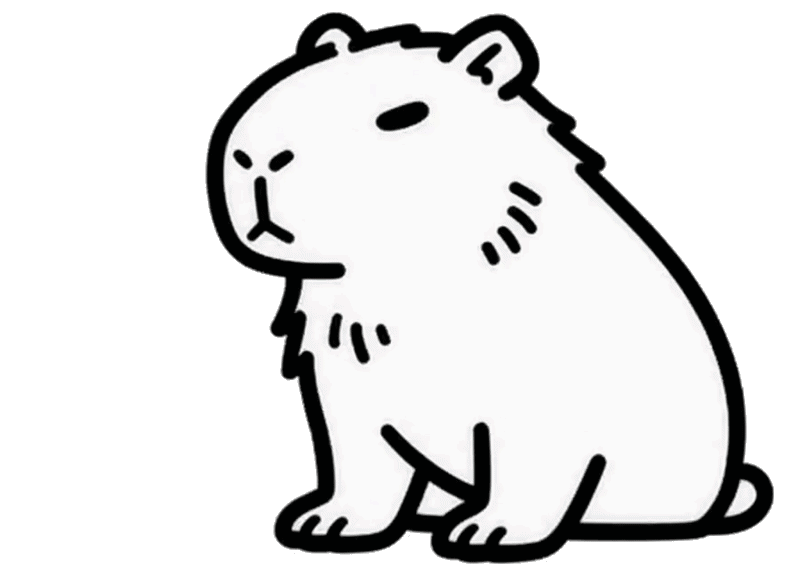
#> input picture StatusMonitor/Assets/startup.webp, 798 x 577 px
$ python convert-startup-animation.py ../StatusMonitor/Assets/startup.webp
#> lines starting #> are read from the running program, lines starting #| are printed output that depends on the picture; after the words box and inside, x2 and y2 are one past the last pixel; in counts of white or black regions, pixels touching at a corner belong together
"""Remove only edge-connected white, export WebP and WPF-compatible frames.

Requires Pillow, NumPy and opencv-python-headless. WPF has no built-in animated
WebP decoder, so its lossless PNG frames are generated from the delivered WebP.
"""
import argparse
import io
import json
import sys
import zipfile
from pathlib import Path

sys.path.insert(0, str(Path(__file__).parent / '.python-packages'))
import cv2
import numpy as np
from PIL import Image, ImageSequence

parser = argparse.ArgumentParser()
parser.add_argument('source', type=Path)
parser.add_argument('--output', type=Path, default=Path('StatusMonitor/Assets/startup.webp'))
parser.add_argument('--square-frames', action='store_true', help='Keep a fixed square WPF playback canvas without stretching the character.')
args = parser.parse_args()
frames, durations = [], []
with Image.open(args.source) as source:
#> source is the input picture: PIL image 798x577 RGBA; mean R, G, B, A 88.6, 88.6, 88.6, 117.9
    for frame in ImageSequence.Iterator(source):
        rgba = np.array(frame.convert('RGBA'))
        rgb = rgba[:, :, :3].astype(np.float32)
        neutral = rgb.max(2) - rgb.min(2) < 24
        white = ((rgb.min(2) >= 225) & neutral) | (rgba[:, :, 3] == 0)
        _, labels = cv2.connectedComponents(white.astype(np.uint8), connectivity=4)
        edge_labels = np.unique(np.concatenate((labels[0], labels[-1], labels[:, 0], labels[:, -1])))
        background = np.isin(labels, edge_labels[edge_labels != 0])
        # Feather the outside outline by one pixel and remove its white matte.
        fringe = cv2.dilate(background.astype(np.uint8), np.ones((3, 3), np.uint8)).astype(bool) & ~background & neutral
        alpha = np.ones(background.shape, dtype=np.float32)
        alpha[background] = 0
        alpha[fringe] = 1 - rgb.min(2)[fringe] / 255
        unmatte = np.clip((rgb - 255 * (1 - alpha[:, :, None])) / np.maximum(alpha[:, :, None], 1 / 255), 0, 255)
        rgba[fringe, :3] = unmatte[fringe].astype(np.uint8)
        rgba[:, :, 3] = np.minimum(rgba[:, :, 3], np.rint(alpha * 255).astype(np.uint8))
        rgba[background, :3] = 0
        frames.append(Image.fromarray(rgba))
        durations.append(frame.info.get('duration', 100))
#> this loop made 66 passes
#> edge_labels on passes 1 to 12: [1], [1], [1], [1], [1], [1], [1], [1], [1], [1], [1], [1]
#> pass 1, `rgb = rgba[:, :, :3].astype(np.float32)`:
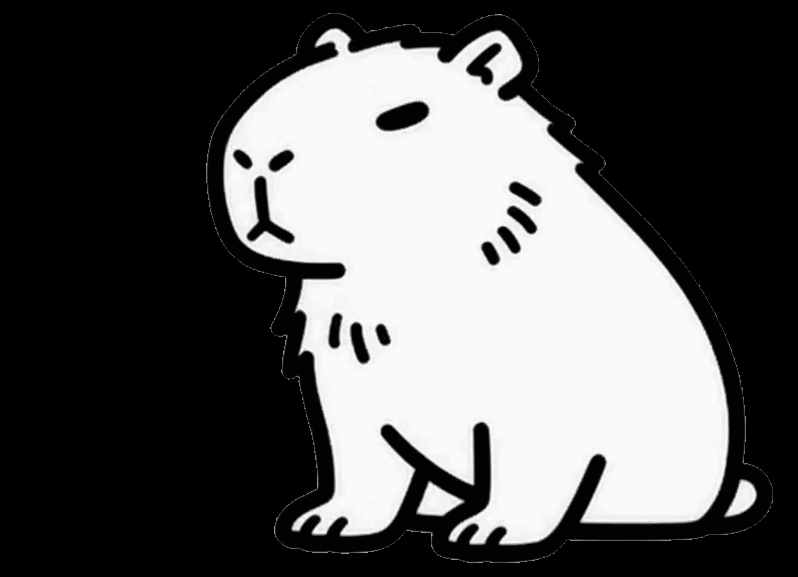
#> rgb: shape (577, 798, 3) float32; mean R, G, B 88.5, 88.5, 88.5
#> pass 1, `white = ((rgb.min(2) >= 225) & neutral) | (rgba[:, :, 3] == 0)`:
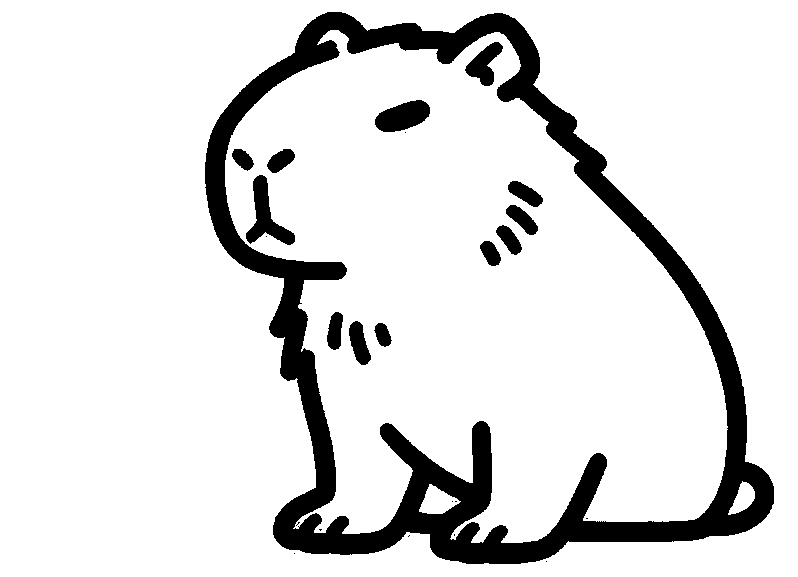
#> white: shape (577, 798) bool; 87.7% white; 24 black regions (11 under 20 px), largest, box (x1, y1, x2, y2) and area: (205, 12, 774, 564) 49591, (246, 175, 295, 245) 1341, (375, 100, 430, 132) 1201
#> pass 1, `_, labels = cv2.connectedComponents(white.astype(np.uint8), connectivi..`:
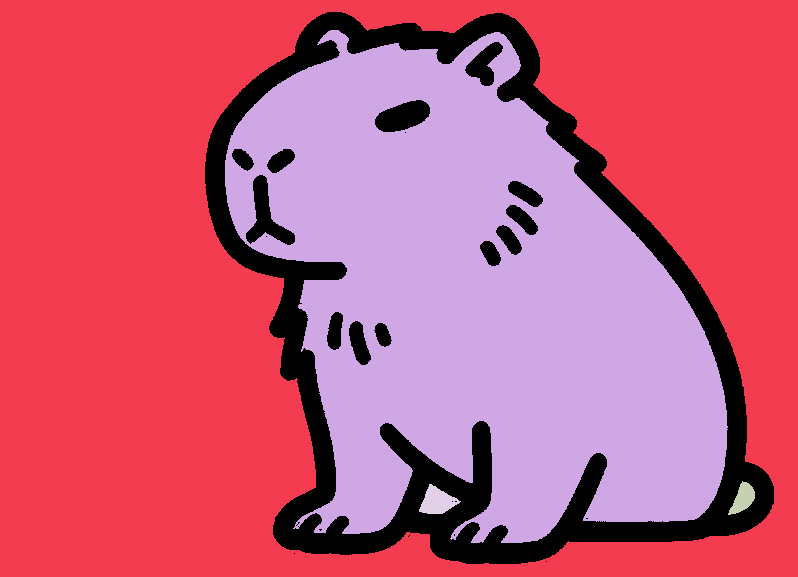
#> labels: shape (577, 798) int32; 5 distinct labels, from 0 to 4; one colour per label, 0 black
#> after the loop:
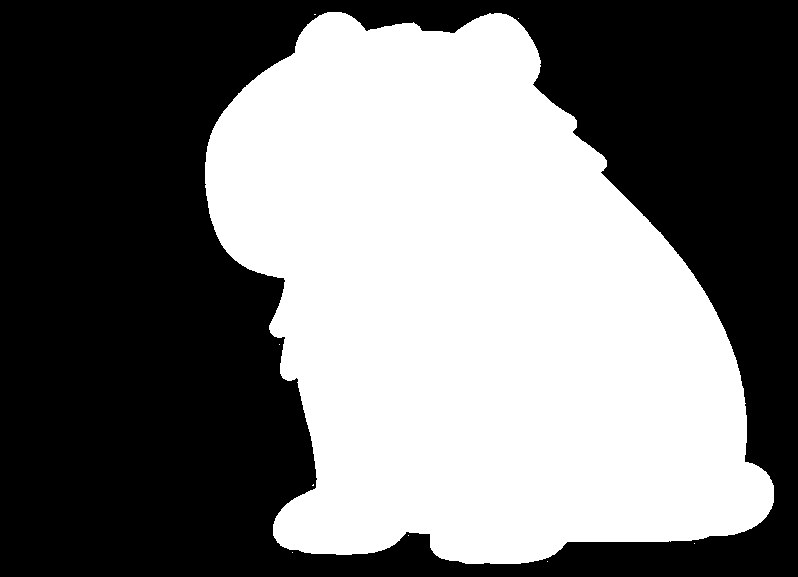
#> alpha: shape (577, 798) float32; values 0 (black) and 1 (white), 46.6% white; 9 white regions (8 under 20 px), largest, box (x1, y1, x2, y2) and area: (205, 12, 774, 564) 214657
#> after the loop: labels: shape (577, 798) int32; 6 distinct labels, from 0 to 5
#> after the loop, durations = 66 values from 100 to 100; frames = 66 items

# One crop across all frames prevents the mascot moving due to per-frame bounds.
bounds = [frame.getbbox() for frame in frames]
#> bounds = 66 items, first 6: (205, 12, 774, 564), (205, 12, 774, 564), (205, 12, 774, 564), (205, 12, 774, 564), (202, 13, 774, 564), (196, 16, 773, 564)
left = max(0, min(b[0] for b in bounds) - 12)
#> left = 0
top = max(0, min(b[1] for b in bounds) - 12)
#> top = 0
right = min(frames[0].width, max(b[2] for b in bounds) + 12)
#> right = 798
bottom = min(frames[0].height, max(b[3] for b in bounds) + 12)
#> bottom = 577
frames = [frame.crop((left, top, right, bottom)) for frame in frames]
args.output.parent.mkdir(parents=True, exist_ok=True)
frames[0].save(args.output, format='WEBP', save_all=True, append_images=frames[1:],
               duration=durations, loop=1, lossless=True, method=6, exact=True)

with Image.open(args.output) as webp, zipfile.ZipFile(args.output.with_suffix('.frames.zip'), 'w', zipfile.ZIP_DEFLATED) as archive:
    decoded_durations = []
    for index in range(webp.n_frames):
        webp.seek(index)
        decoded = webp.convert('RGBA')
        decoded_durations.append(webp.info['duration'])
        decoded.thumbnail((256, 256), Image.Resampling.LANCZOS)
        if args.square_frames:
            canvas = Image.new('RGBA', (256, 256))
            canvas.paste(decoded, ((256 - decoded.width) // 2, (256 - decoded.height) // 2))
            decoded = canvas
        buffer = io.BytesIO()
        decoded.save(buffer, format='PNG')
        archive.writestr(f'{index:03}.png', buffer.getvalue())
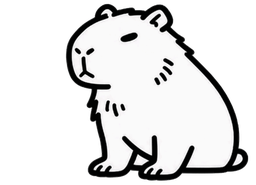
#> decoded: PIL image 256x185 RGBA; mean R, G, B, A 89.9, 89.8, 89.9, 117.9; transparent parts drawn white
#> after the loop, decoded_durations = 66 values from 100 to 100
    assert webp.info['loop'] == 1
    assert sum(decoded_durations) == sum(durations)
    archive.writestr('durations.json', json.dumps(decoded_durations))
    report = dict(source=str(args.source), frameCount=webp.n_frames, durationMs=sum(decoded_durations),
                  loop=1, size=webp.size, crop=[left, top, right, bottom], transparentBackground=True,
                  squarePlaybackCanvas=args.square_frames)
#> report = {'source': '../StatusMonitor/Assets/startup.webp', 'frameCount': 66, 'durationMs': 6600, 'loop': 1, 'size': (798, 577), 'crop': [0, 0, 798, 577], 'transparentBackground': True, 'squarePlaybackCanvas': False}
    args.output.with_suffix('.json').write_text(json.dumps(report, indent=2), encoding='utf-8')
    print(json.dumps(report))
#| {"source": "../StatusMonitor/Assets/startup.webp", "frameCount": 66, "durationMs": 6600, "loop": 1, "size": [798, 577], "crop": [0, 0, 798, 577], "transparentBackground": true, "squarePlaybackCanvas": false}
